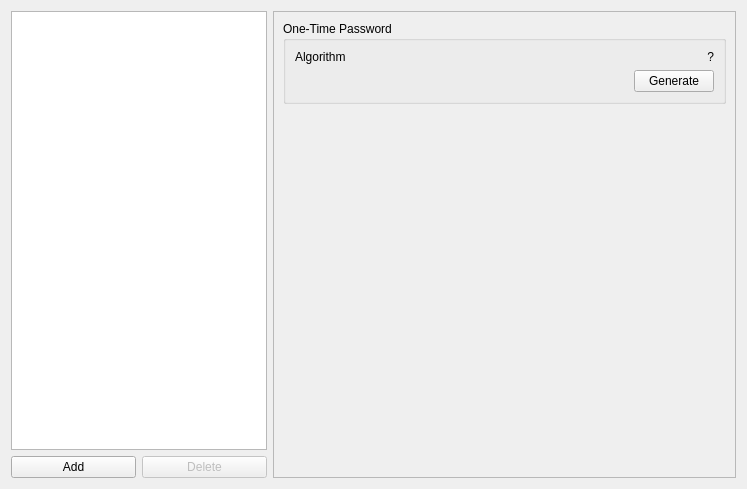
<?xml version="1.0" encoding="UTF-8"?>
<ui version="4.0">
 <class>SecretsWidget</class>
 <widget class="QWidget" name="SecretsWidget">
  <property name="geometry">
   <rect>
    <x>0</x>
    <y>0</y>
    <width>747</width>
    <height>489</height>
   </rect>
  </property>
  <property name="windowTitle">
   <string>Form</string>
  </property>
  <layout class="QFormLayout" name="formLayout">
   <item row="0" column="0">
    <widget class="QWidget" name="widget" native="true">
     <layout class="QVBoxLayout" name="verticalLayout">
      <property name="leftMargin">
       <number>0</number>
      </property>
      <property name="topMargin">
       <number>0</number>
      </property>
      <property name="rightMargin">
       <number>0</number>
      </property>
      <property name="bottomMargin">
       <number>0</number>
      </property>
      <item>
       <widget class="QListWidget" name="secretsList">
        <property name="sizePolicy">
         <sizepolicy hsizetype="Preferred" vsizetype="Expanding">
          <horstretch>0</horstretch>
          <verstretch>0</verstretch>
         </sizepolicy>
        </property>
       </widget>
      </item>
      <item>
       <widget class="QWidget" name="widget_2" native="true">
        <layout class="QHBoxLayout" name="horizontalLayout_2">
         <property name="leftMargin">
          <number>0</number>
         </property>
         <property name="topMargin">
          <number>0</number>
         </property>
         <property name="rightMargin">
          <number>0</number>
         </property>
         <property name="bottomMargin">
          <number>0</number>
         </property>
         <item>
          <widget class="QPushButton" name="buttonAdd">
           <property name="text">
            <string>Add</string>
           </property>
          </widget>
         </item>
         <item>
          <widget class="QPushButton" name="buttonDelete">
           <property name="enabled">
            <bool>false</bool>
           </property>
           <property name="text">
            <string>Delete</string>
           </property>
          </widget>
         </item>
        </layout>
       </widget>
      </item>
     </layout>
    </widget>
   </item>
   <item row="0" column="1">
    <widget class="QScrollArea" name="scrollArea">
     <property name="widgetResizable">
      <bool>true</bool>
     </property>
     <widget class="QWidget" name="credentialWidget">
      <property name="geometry">
       <rect>
        <x>0</x>
        <y>0</y>
        <width>465</width>
        <height>469</height>
       </rect>
      </property>
      <layout class="QVBoxLayout" name="verticalLayout_2">
       <item>
        <widget class="QGroupBox" name="groupBox">
         <property name="title">
          <string>One-Time Password</string>
         </property>
         <layout class="QVBoxLayout" name="verticalLayout_3">
          <item>
           <widget class="QWidget" name="widget_4" native="true">
            <layout class="QHBoxLayout" name="horizontalLayout_3">
             <property name="leftMargin">
              <number>0</number>
             </property>
             <property name="topMargin">
              <number>0</number>
             </property>
             <property name="rightMargin">
              <number>0</number>
             </property>
             <property name="bottomMargin">
              <number>0</number>
             </property>
             <item>
              <widget class="QLabel" name="label_2">
               <property name="text">
                <string>Algorithm</string>
               </property>
              </widget>
             </item>
             <item>
              <widget class="QLabel" name="labelOtpAlgorithm">
               <property name="text">
                <string>?</string>
               </property>
               <property name="alignment">
                <set>Qt::AlignRight|Qt::AlignTrailing|Qt::AlignVCenter</set>
               </property>
              </widget>
             </item>
            </layout>
           </widget>
          </item>
          <item>
           <widget class="QWidget" name="widget_5" native="true">
            <layout class="QHBoxLayout" name="horizontalLayout_4">
             <property name="leftMargin">
              <number>0</number>
             </property>
             <property name="topMargin">
              <number>0</number>
             </property>
             <property name="rightMargin">
              <number>0</number>
             </property>
             <property name="bottomMargin">
              <number>0</number>
             </property>
             <item>
              <spacer name="horizontalSpacer">
               <property name="orientation">
                <enum>Qt::Horizontal</enum>
               </property>
               <property name="sizeHint" stdset="0">
                <size>
                 <width>40</width>
                 <height>20</height>
                </size>
               </property>
              </spacer>
             </item>
             <item>
              <widget class="QPushButton" name="pushButtonOtpGenerate">
               <property name="text">
                <string>Generate</string>
               </property>
              </widget>
             </item>
            </layout>
           </widget>
          </item>
         </layout>
        </widget>
       </item>
       <item>
        <widget class="QWidget" name="widget_3" native="true">
         <layout class="QHBoxLayout" name="horizontalLayout">
          <property name="leftMargin">
           <number>0</number>
          </property>
          <property name="topMargin">
           <number>0</number>
          </property>
          <property name="rightMargin">
           <number>0</number>
          </property>
          <property name="bottomMargin">
           <number>0</number>
          </property>
         </layout>
        </widget>
       </item>
       <item>
        <spacer name="verticalSpacer">
         <property name="orientation">
          <enum>Qt::Vertical</enum>
         </property>
         <property name="sizeHint" stdset="0">
          <size>
           <width>20</width>
           <height>40</height>
          </size>
         </property>
        </spacer>
       </item>
      </layout>
     </widget>
    </widget>
   </item>
  </layout>
 </widget>
 <resources/>
 <connections/>
</ui>
